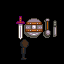

A level layout from a 2D game, rendered from its tile map. Below: a short description, then the map file with its tile-grid data intact:
An orthogonal 4x4 tile map with 16x16 px tiles, 2 tile layers (Front, Buildings).

<map version="1.4" tiledversion="1.4.2" orientation="orthogonal" renderorder="right-down" width="4" height="4" tilewidth="16" tileheight="16" infinite="0" nextlayerid="3" nextobjectid="1">
 <tileset firstgid="1" name="marlon_patio_tiles" tilewidth="16" tileheight="16" tilecount="8" columns="4">
  <image source="marlon_patio_tiles.png" width="64" height="32" />
 </tileset>
 <layer id="1" name="Front" width="4" height="4">
  <data encoding="csv">
0,0,0,0,
0,1,2,3,
0,4,0,0,
0,0,0,0
</data>
 </layer>
 <layer id="2" name="Buildings" width="4" height="4">
  <data encoding="csv">
0,0,0,0,
0,0,0,0,
0,5,6,7,
0,8,0,0
</data>
 </layer>
</map>
